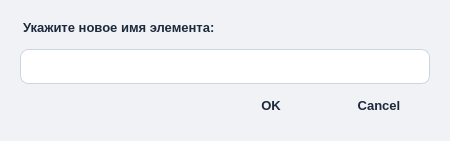
<?xml version="1.0" encoding="UTF-8"?>
<ui version="4.0">
 <class>changeName_dialog</class>
 <widget class="QDialog" name="changeName_dialog">
  <property name="geometry">
   <rect>
    <x>0</x>
    <y>0</y>
    <width>450</width>
    <height>130</height>
   </rect>
  </property>
  <property name="windowTitle">
   <string>Переименование</string>
  </property>
  <property name="styleSheet">
   <string notr="true">
    /* Общий стиль диалога */
    QDialog {
        background-color: #f0f2f5;
        font-family: 'Segoe UI', 'Microsoft YaHei', sans-serif;
    }
    /* Стиль метки */
    QLabel {
        color: #1e293b;
        font-size: 13px;
        font-weight: 500;
        margin-bottom: 8px;
    }
    /* Поле ввода */
    QLineEdit {
        background-color: white;
        border: 1px solid #cbd5e1;
        border-radius: 8px;
        padding: 8px 12px;
        font-size: 13px;
        color: #0f172a;
        selection-background-color: #3b82f6;
    }
    QLineEdit:focus {
        border: 1px solid #3b82f6;
        outline: none;
    }
    /* Кнопки */
    QPushButton {
        background-color: transparent;
        border: none;
        border-radius: 8px;
        padding: 8px 16px;
        font-size: 13px;
        font-weight: 500;
        color: #1e293b;
        min-width: 70px;
    }
    QPushButton:hover {
        background-color: #e2e8f0;
    }
    QPushButton:pressed {
        background-color: #cbd5e1;
    }
    QPushButton[text="OK"] {
        background-color: #3b82f6;
        color: white;
    }
    QPushButton[text="OK"]:hover {
        background-color: #2563eb;
    }
    QPushButton[text="Cancel"]:hover {
        background-color: #fee2e2;
        color: #dc2626;
    }
   </string>
  </property>
  <layout class="QVBoxLayout" name="verticalLayout">
   <property name="leftMargin">
    <number>20</number>
   </property>
   <property name="topMargin">
    <number>20</number>
   </property>
   <property name="rightMargin">
    <number>20</number>
   </property>
   <property name="bottomMargin">
    <number>20</number>
   </property>
   <item>
    <widget class="QLabel" name="label">
     <property name="text">
      <string>Укажите новое имя элемента:</string>
     </property>
    </widget>
   </item>
   <item>
    <widget class="QLineEdit" name="lineEdit"/>
   </item>
   <item>
    <widget class="QDialogButtonBox" name="buttonBox">
     <property name="orientation">
      <enum>Qt::Horizontal</enum>
     </property>
     <property name="standardButtons">
      <set>QDialogButtonBox::Cancel|QDialogButtonBox::Ok</set>
     </property>
    </widget>
   </item>
  </layout>
 </widget>
 <resources/>
 <connections>
  <connection>
   <sender>buttonBox</sender>
   <signal>accepted()</signal>
   <receiver>changeName_dialog</receiver>
   <slot>accept()</slot>
   <hints>
    <hint type="sourcelabel">
     <x>248</x>
     <y>254</y>
    </hint>
    <hint type="destinationlabel">
     <x>157</x>
     <y>274</y>
    </hint>
   </hints>
  </connection>
  <connection>
   <sender>buttonBox</sender>
   <signal>rejected()</signal>
   <receiver>changeName_dialog</receiver>
   <slot>reject()</slot>
   <hints>
    <hint type="sourcelabel">
     <x>316</x>
     <y>260</y>
    </hint>
    <hint type="destinationlabel">
     <x>286</x>
     <y>274</y>
    </hint>
   </hints>
  </connection>
 </connections>
</ui>
